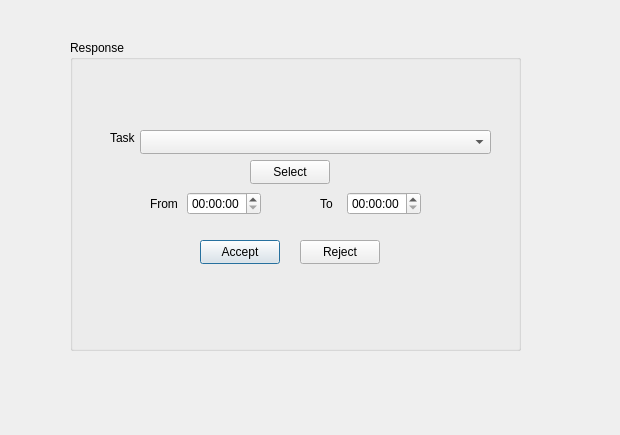
<?xml version="1.0" encoding="UTF-8"?>
<ui version="4.0">
 <class>response</class>
 <widget class="QDialog" name="response">
  <property name="geometry">
   <rect>
    <x>0</x>
    <y>0</y>
    <width>620</width>
    <height>435</height>
   </rect>
  </property>
  <property name="windowTitle">
   <string>Dialog</string>
  </property>
  <widget class="QGroupBox" name="groupBox">
   <property name="geometry">
    <rect>
     <x>70</x>
     <y>40</y>
     <width>451</width>
     <height>311</height>
    </rect>
   </property>
   <property name="title">
    <string>Response</string>
   </property>
   <widget class="QComboBox" name="comboBox">
    <property name="geometry">
     <rect>
      <x>70</x>
      <y>90</y>
      <width>351</width>
      <height>24</height>
     </rect>
    </property>
   </widget>
   <widget class="QLabel" name="label">
    <property name="geometry">
     <rect>
      <x>40</x>
      <y>90</y>
      <width>31</width>
      <height>16</height>
     </rect>
    </property>
    <property name="text">
     <string>Task</string>
    </property>
   </widget>
   <widget class="QWidget" name="">
    <property name="geometry">
     <rect>
      <x>250</x>
      <y>150</y>
      <width>101</width>
      <height>27</height>
     </rect>
    </property>
    <layout class="QHBoxLayout" name="horizontalLayout">
     <item>
      <widget class="QLabel" name="label_3">
       <property name="text">
        <string>To</string>
       </property>
      </widget>
     </item>
     <item>
      <widget class="QTimeEdit" name="timeEdit_2"/>
     </item>
    </layout>
   </widget>
   <widget class="QWidget" name="">
    <property name="geometry">
     <rect>
      <x>80</x>
      <y>150</y>
      <width>111</width>
      <height>27</height>
     </rect>
    </property>
    <layout class="QHBoxLayout" name="horizontalLayout_2">
     <item>
      <widget class="QLabel" name="label_2">
       <property name="text">
        <string>From</string>
       </property>
      </widget>
     </item>
     <item>
      <widget class="QTimeEdit" name="timeEdit"/>
     </item>
    </layout>
   </widget>
   <widget class="QPushButton" name="pushButton">
    <property name="geometry">
     <rect>
      <x>130</x>
      <y>200</y>
      <width>80</width>
      <height>24</height>
     </rect>
    </property>
    <property name="text">
     <string>Accept</string>
    </property>
   </widget>
   <widget class="QPushButton" name="pushButton_2">
    <property name="geometry">
     <rect>
      <x>230</x>
      <y>200</y>
      <width>80</width>
      <height>24</height>
     </rect>
    </property>
    <property name="text">
     <string>Reject</string>
    </property>
   </widget>
   <widget class="QPushButton" name="pushButton_3">
    <property name="geometry">
     <rect>
      <x>180</x>
      <y>120</y>
      <width>80</width>
      <height>24</height>
     </rect>
    </property>
    <property name="text">
     <string>Select</string>
    </property>
   </widget>
  </widget>
 </widget>
 <resources/>
 <connections/>
</ui>
